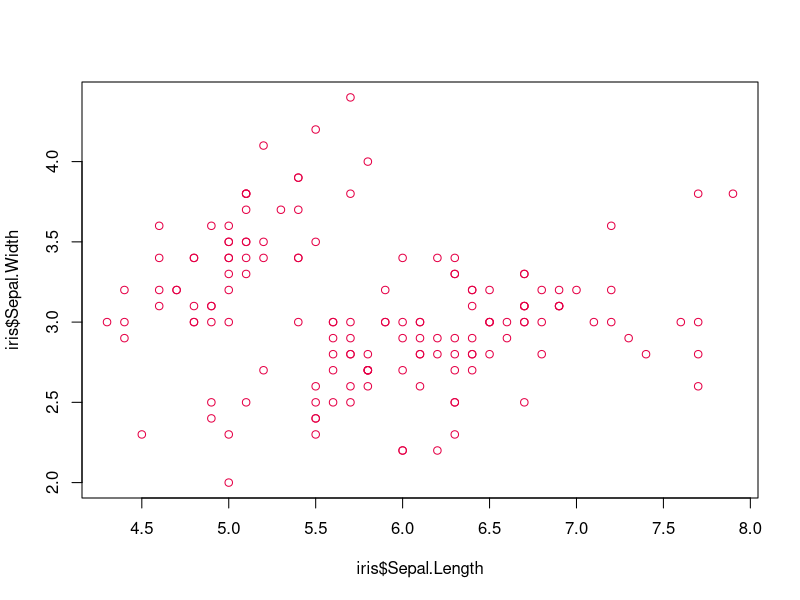
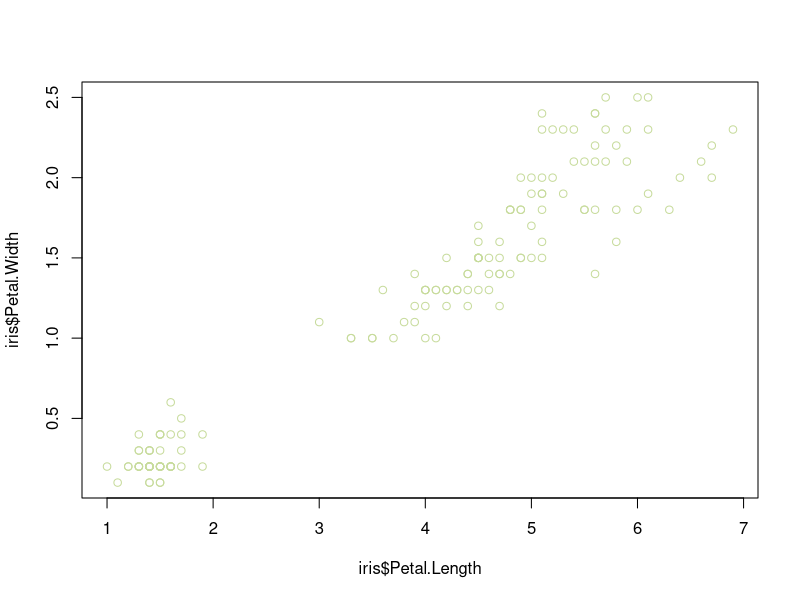
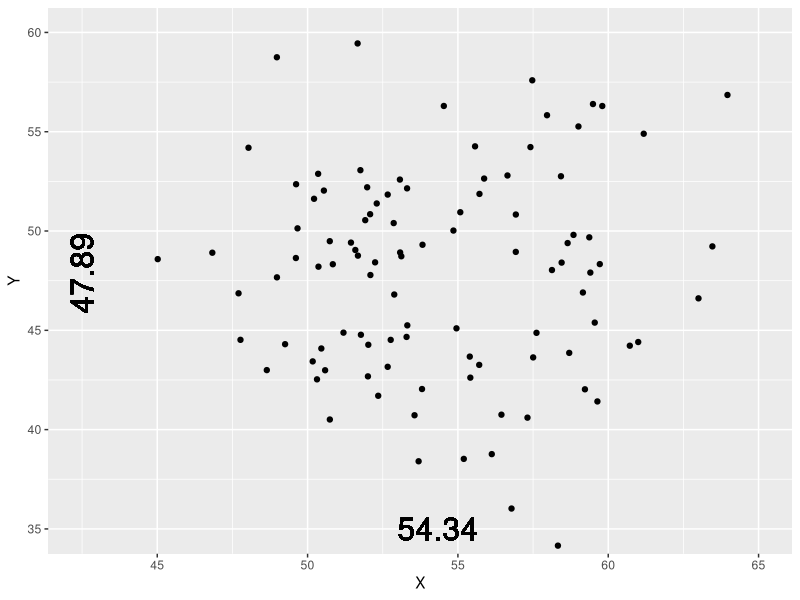
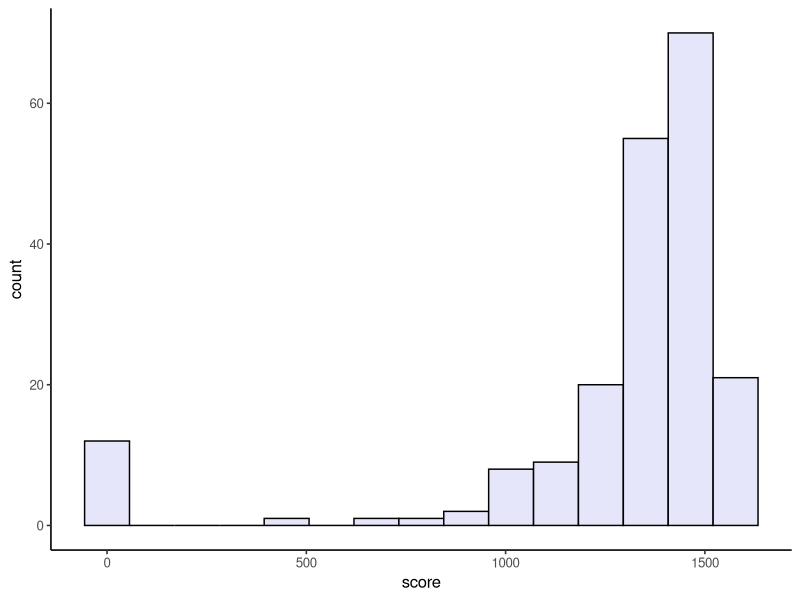
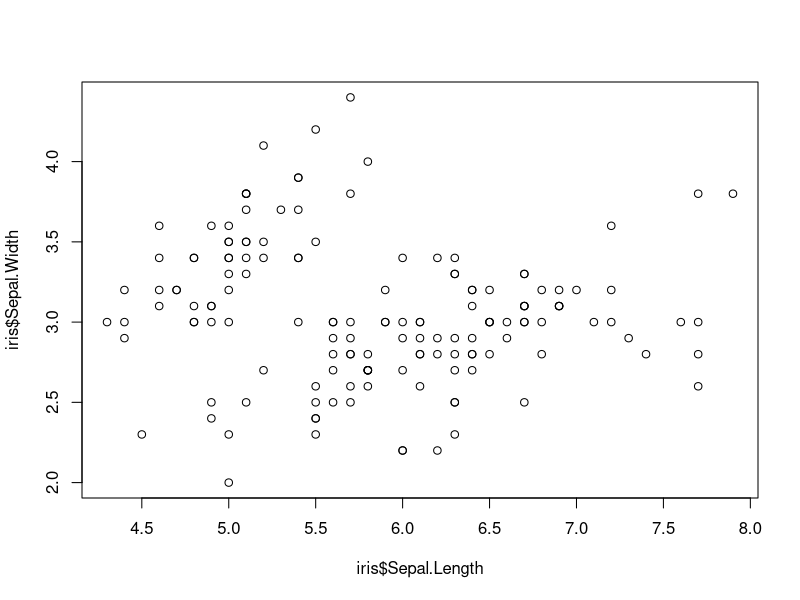
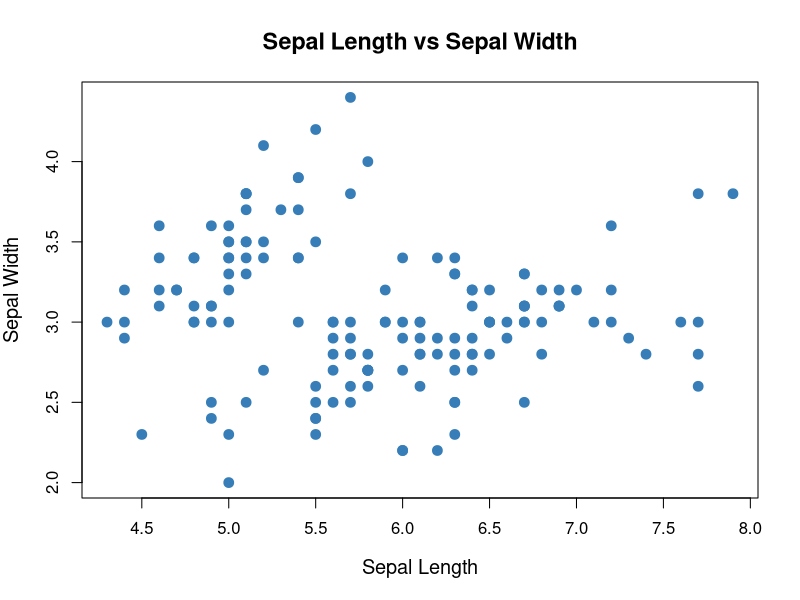
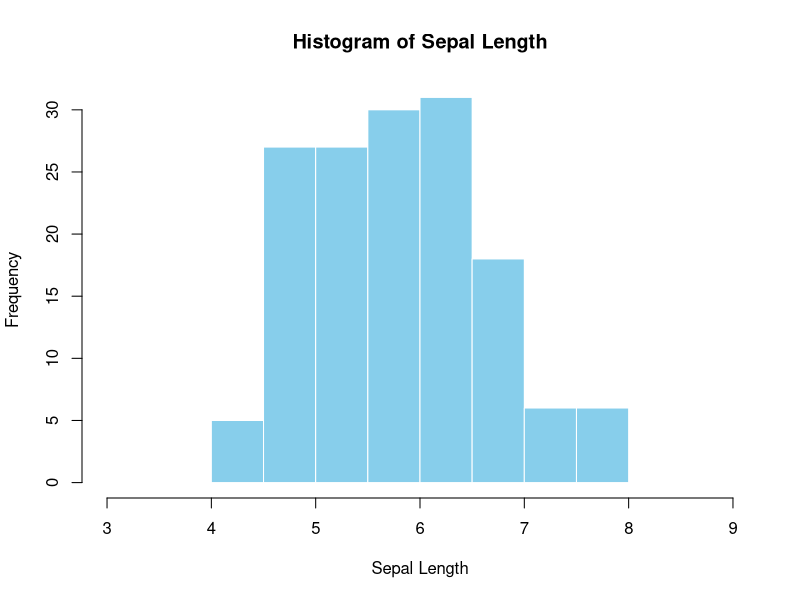
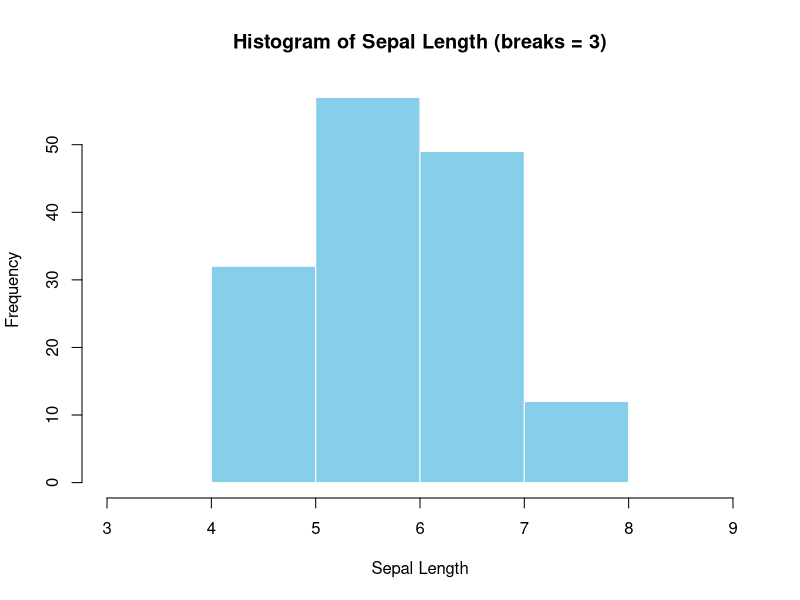

These charts were generated, in order, by the following R code:
## ---- chunk 1

knitr::opts_chunk$set(echo = T)

## ---- chunk 2
#| fig-width: 4
#| fig-height: 3
#| layout-ncol: 2
plot(iris$Sepal.Length, iris$Sepal.Width,
     col = "#E50046")

plot(iris$Petal.Length, iris$Petal.Width,
     col = "#C7DB9C")
## ---- chunk 3
here::here()

here::here("lab 2", "cat.png")
## ---- chunk 4
c(0, 2, 2, 4)
## ---- chunk 5
c(0, 1, 2, 3)
## ---- chunk 6
head(iris)
## ---- chunk 7
c(2, 3, 12, 4, 4)
## ---- chunk 8
c(2, 3, 12, 4, 4)

## ---- chunk 9
c(2, 3, 12, 4, 4)[order(c(2, 3, 12, 4, 4))][(length(c(2, 3, 12, 4, 4)) + 1) / 2]
## ---- chunk 10
c(2, 3, 12, 4, 4)

## ---- chunk 11
c(2, 3, 12, 4, 4)

mode_func <- function(x) {
  sort(table(x), decreasing = T)[1]
}

## ---- chunk 12
X_mean <- 54.26
Y_mean <- 47.83

X_sd <- 16.76
Y_sd <- 26.93

cor <- -0.06
## ---- chunk 13
#| fig-width: 4
#| fig-height: 3
#| fig-align: center

library(tidyverse)

data <- as.data.frame(MASS::mvrnorm(n = 100,
                      mu = c(X_mean, Y_mean),
                      Sigma = matrix(c(17.76, -0.06,
                                       -0.06, 26.92), 
                                    2, 2)))

ggplot(data, aes(x = V1, y = V2)) +
  geom_point() +
  geom_text(label = round(mean(data$V1), 2), x = mean(data$V1), y = 35, size = 8) +
  geom_text(label = round(mean(data$V2), 2), x = 42.5, y = mean(data$V2), angle = 90, size = 8) +
  labs(x = "X", y = "Y") +
  coord_cartesian(xlim = c(42.5, 65), ylim = c(35, 60), clip = "off")

## ---- chunk 14
#| fig-width: 4
#| fig-height: 3

SAT_scores <- data.frame(student = 1:200,
                         score = round(1600 - rlnorm(200, meanlog = log(200), sdlog = 0.8))) 
SAT_scores$score[SAT_scores$score < 400] <- 0
SAT_scores$score[SAT_scores$score > 1600] <- 0
SAT_scores$score[sample(SAT_scores$student, 10)] <- 0

SAT_scores %>% 
  ggplot(aes(x = score)) +
  geom_histogram(bins = 15, fill = "lavender", color = "black") +
  theme_classic(base_size = 12)

## ---- chunk 15
#| fig-width: 5
#| fig-height: 3.5
plot(iris$Sepal.Length, iris$Sepal.Width)

## ---- chunk 16
#| fig-width: 5
#| fig-height: 3.5
plot(iris$Sepal.Length, iris$Sepal.Width,
     pch = 19,                 # solid circles
     col = "#377EB8",           # pleasant blue
     cex = 1.3,                 # slightly larger points
     xlab = "Sepal Length",     # cleaner label
     ylab = "Sepal Width",
     main = "Sepal Length vs Sepal Width",
     cex.lab = 1.2,             # bigger axis labels
     cex.main = 1.4,            # bigger title
     font.main = 2)             # bold title
## ---- chunk 17
#| fig-width: 5
#| fig-height: 4
hist(iris$Sepal.Length,
     breaks = 7,
     main = "Histogram of Sepal Length",
     xlab = "Sepal Length",
     xlim = c(3, 9),
     border = "white",
     col = "skyblue")
## ---- chunk 18
#| fig-width: 5
#| fig-height: 4
hist(iris$Sepal.Length,
     breaks = 3,
     main = "Histogram of Sepal Length (breaks = 3)",
     xlab = "Sepal Length",
     xlim = c(3, 9),
     border = "white",
     col = "skyblue")
## ---- chunk 19
#| fig-width: 5
#| fig-height: 4
hist(iris$Sepal.Length,
     breaks = 10,
     main = "Histogram of Sepal Length (breaks = 10)",
     xlab = "Sepal Length",
     xlim = c(3, 9),
     border = "white",
     col = "skyblue")
## ---- chunk 20
#| fig-width: 5
#| fig-height: 4
hist(iris$Sepal.Length,
     breaks = 20,
     main = "Histogram of Sepal Length (breaks = 20)",
     xlab = "Sepal Length",
     xlim = c(3, 9),
     border = "white",
     col = "skyblue")
## ---- chunk 21
#| fig-width: 5
#| fig-height: 4
hist(iris$Sepal.Length,
     breaks = 100,
     main = "Histogram of Sepal Length (breaks = 100)",
     xlab = "Sepal Length",
     xlim = c(3, 9),
     border = "white",
     col = "skyblue")
## ---- chunk 22
#| fig-height: 3
#| fig-width: 15

dat <- data.frame(x = rnorm(1000))

cowplot::plot_grid(
  plotlist = list(
    ggplot(dat, aes(x = x)) +
      geom_histogram(aes(y = after_stat(density)),
                     bins = 10) +
      coord_cartesian(xlim = c(-4, 4), ylim = c(0, .5)) +
      labs(y = "Proportion") +
      cowplot::theme_cowplot(),
    
    ggplot(dat, aes(x = x)) +
      geom_histogram(aes(y = after_stat(density)),
                     bins = 50) +
      coord_cartesian(xlim = c(-4, 4), ylim = c(0, .5)) +
      labs(y = "Proportion") +
      cowplot::theme_cowplot(),
    
    ggplot(dat, aes(x = x)) +
      geom_histogram(aes(y = after_stat(density)),
                     bins = 100) +
      coord_cartesian(xlim = c(-4, 4), ylim = c(0, .5)) +
      labs(y = "Proportion") +
      cowplot::theme_cowplot(),
    
    ggplot(dat, aes(x = x)) +
      geom_histogram(aes(y = after_stat(density)),
                     bins = 100, alpha = .8) +
      stat_function(inherit.aes = FALSE, fun = dnorm,
                    n = 101, args = list(mean = 0, sd = 1),
                    xlim = c(-4, 4),
                    color = "grey35", linewidth = 2) +
      coord_cartesian(xlim = c(-4, 4), ylim = c(0, .5)) +
      labs(y = "Proportion") +
      cowplot::theme_cowplot()
  ),
  nrow = 1)
